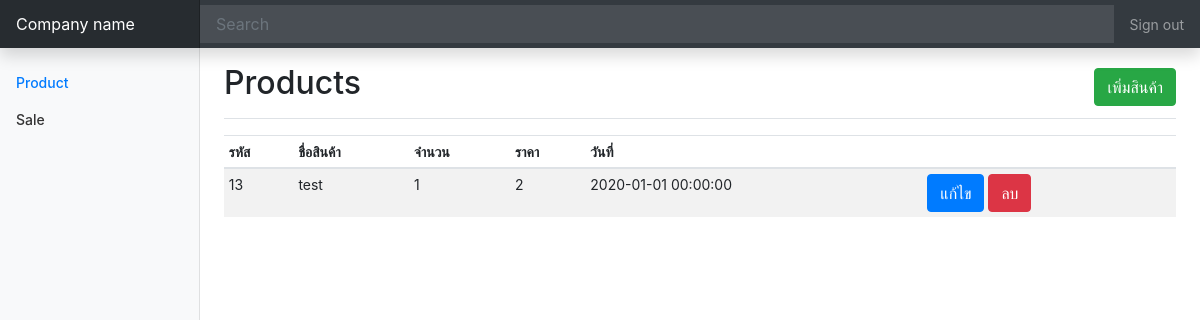
The app's page /product/index.php, older data.
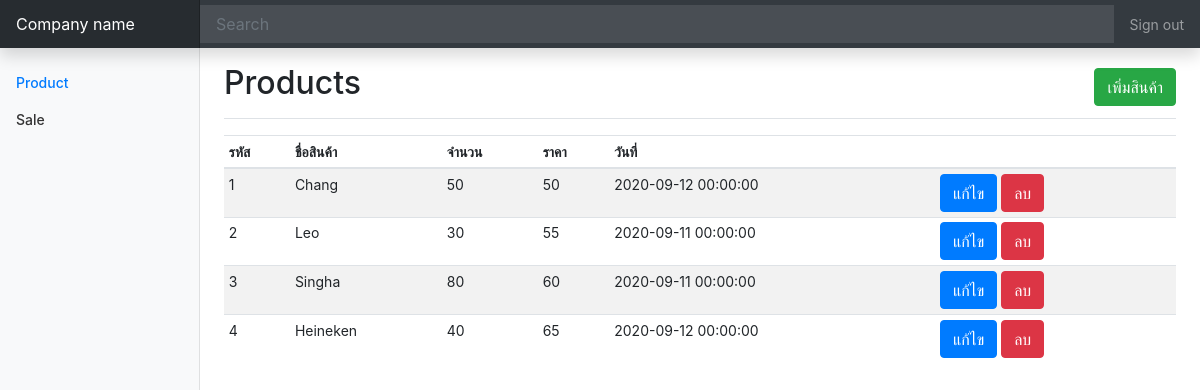
The same page, newer data.
### tables this page shows
CREATE TABLE `product` (
  `id` int(11) unsigned NOT NULL AUTO_INCREMENT,
  `name` varchar(150) NOT NULL,
  `amount` int(6) unsigned NOT NULL DEFAULT 0,
  `price` float unsigned NOT NULL DEFAULT 0,
  `date` datetime NOT NULL DEFAULT '0000-00-00 00:00:00',
  PRIMARY KEY (`id`)
);

### product/index.php (the view, shortened to what this page needs)
<?php
require_once '../db.php';
?>
<!doctype html>
<html lang="en">
  <head>
    <link href="../assets/dist/css/bootstrap.min.css" rel="stylesheet">
    <link href="product.css" rel="stylesheet">
  </head>
  <body>
    <nav class="navbar navbar-dark sticky-top bg-dark flex-md-nowrap p-0 shadow">
  <a class="navbar-brand col-md-3 col-lg-2 mr-0 px-3" href="#">Company name</a>
  <input class="form-control form-control-dark w-100" type="text" placeholder="Search" aria-label="Search">
  <ul class="navbar-nav px-3">
    <li class="nav-item text-nowrap">
      <a class="nav-link" href="#">Sign out</a>
    </li>
  </ul>
</nav>
<div class="container-fluid">
  <div class="row">
    <nav id="sidebarMenu" class="col-md-3 col-lg-2 d-md-block bg-light sidebar collapse">
      <div class="sidebar-sticky pt-3">
        <ul class="nav flex-column">
          <li class="nav-item">
            <a class="nav-link active" href="/product/index.php">
              Product
            </a>
          </li>
          <li class="nav-item">
            <a class="nav-link" href="/sale/index.php">
              Sale
            </a>
          </li>
        </ul>
      </div>
    </nav>
    <main role="main" class="col-md-9 ml-sm-auto col-lg-10 px-md-4">
      <div class="d-flex justify-content-between flex-wrap flex-md-nowrap align-items-center pt-3 pb-2 mb-3 border-bottom">
        <h1 class="h2">Products</h1>
        <a href="./form/index.html" class="btn btn-success">เพิ่มสินค้า</a>
      </div>
      <div class="table-responsive">
        <table class="table table-striped table-sm">
          <thead>
            <tr>
              <th>รหัส</th>
              <th>ชื่อสินค้า</th>
              <th>จำนวน</th>
              <th>ราคา</th>
              <th>วันที่</th>
              <th></th>
            </tr>
          </thead>
          <tbody>
<?php
$stmt = $dbh->prepare('select * from product');
$stmt->execute();
$products = $stmt->fetchAll();
foreach($products as $product) {
  echo "<tr>
    <td>{$product['id']}</td>
    <td>{$product['name']}</td>
    <td>{$product['amount']}</td>
    <td>{$product['price']}</td>
    <td>{$product['date']}</td>
    <td>
      <a href='./form/edit.php?id={$product['id']}'
      class='btn btn-primary'>แก้ไข</a>
      <a href='./form/delete.php?id={$product['id']}'
      class='btn btn-danger'
      onclick='return confirm(\"คุณต้องการลบข้อมูลใช่หรือไม่\")'>ลบ</a>
    </td>
  </tr>";
}
?>
          </tbody>
        </table>
      </div>
    </main>
  </div>
</div>
</html>

### product/product.css (style rules this page uses)
body { font-size: .875rem; }
.sidebar { position: fixed; top: 0; bottom: 0; left: 0; z-index: 100; padding: 48px 0 0; box-shadow: inset -1px 0 0 rgba(0, 0, 0, .1); }
.sidebar-sticky { position: relative; top: 0; height: calc(100vh - 48px); padding-top: .5rem; overflow-x: hidden; overflow-y: auto; }
.sidebar .nav-link { font-weight: 500; color: #333; }
.sidebar .nav-link.active { color: #007bff; }
.navbar-brand { padding-top: .75rem; padding-bottom: .75rem; font-size: 1rem; background-color: rgba(0, 0, 0, .25); box-shadow: inset -1px 0 0 rgba(0, 0, 0, .25); }
.navbar .form-control { padding: .75rem 1rem; border-width: 0; border-radius: 0; }
.form-control-dark { color: #fff; background-color: rgba(255, 255, 255, .1); border-color: rgba(255, 255, 255, .1); }

Row changes from the older to the newer data that the page shows:
removed product: id "13", name "test", amount "1", price "2", date "2020-01-01 00:00:00"
added product: id "1", name "Chang", amount "50", price "50", date "2020-09-12 00:00:00"
added product: id "2", name "Leo", amount "30", price "55", date "2020-09-11 00:00:00"
added product: id "3", name "Singha", amount "80", price "60", date "2020-09-11 00:00:00"
added product: id "4", name "Heineken", amount "40", price "65", date "2020-09-12 00:00:00"
